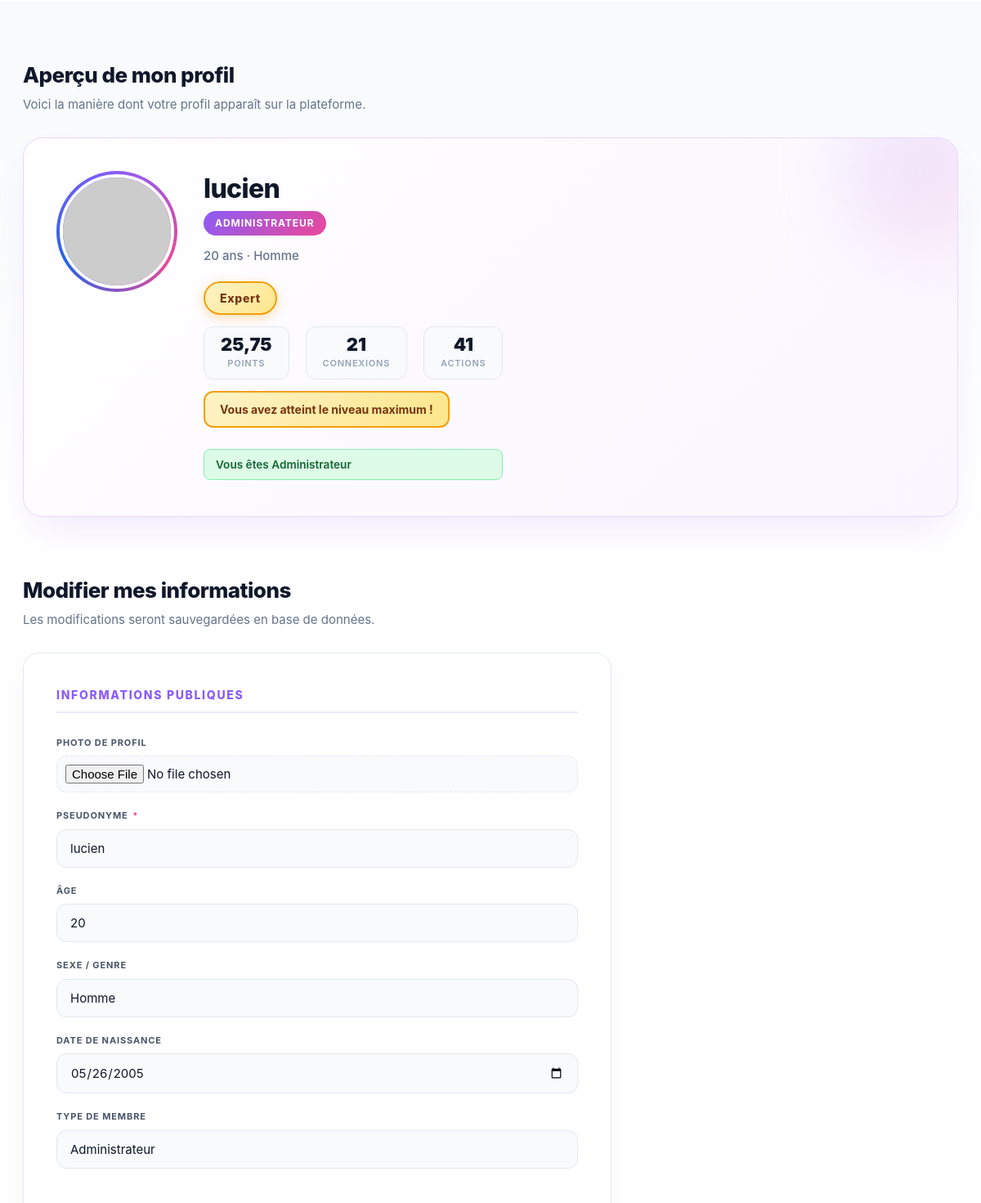
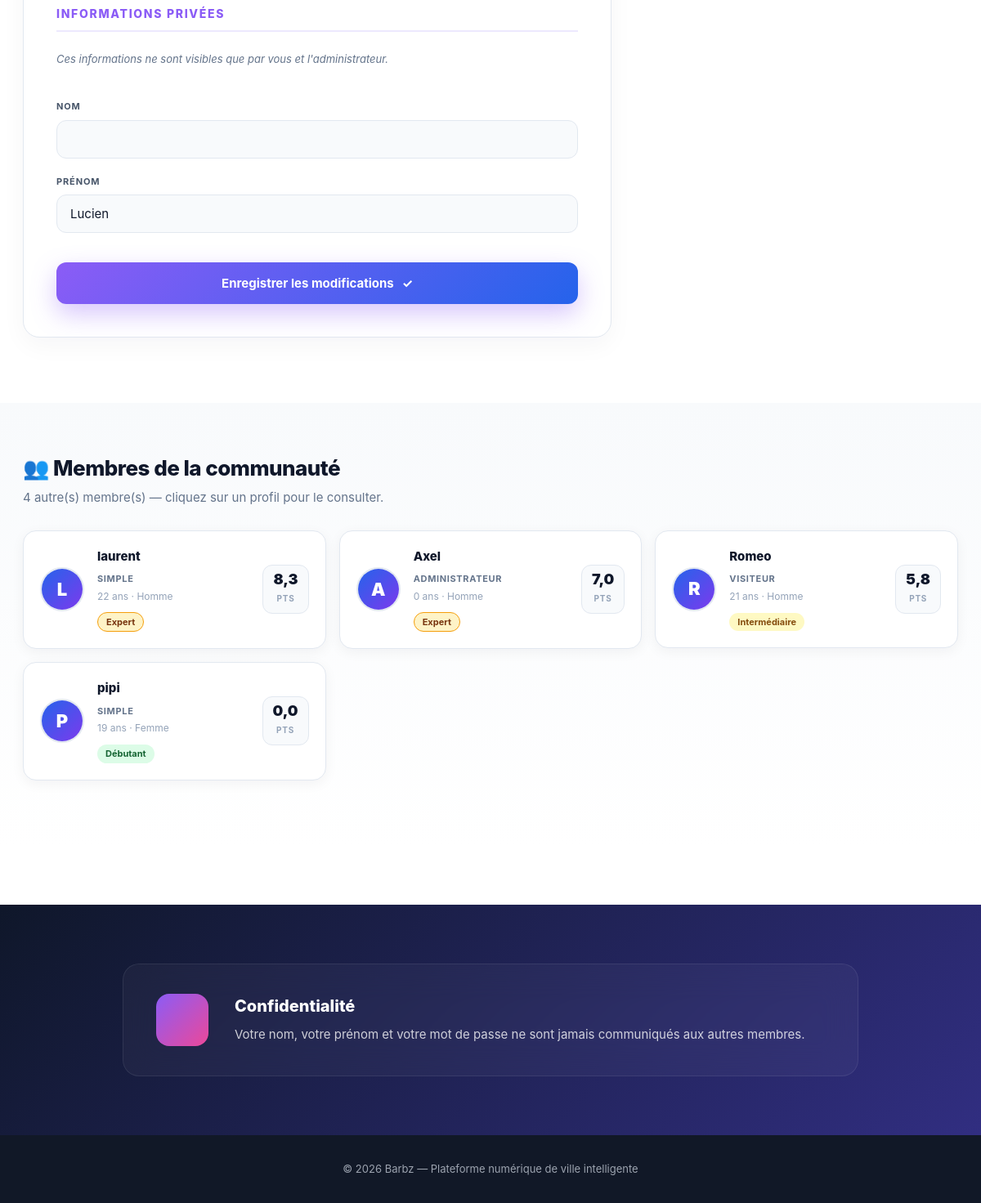
The app's page /profil/ (signed in, lower part), older data (2 pictures, top to bottom).
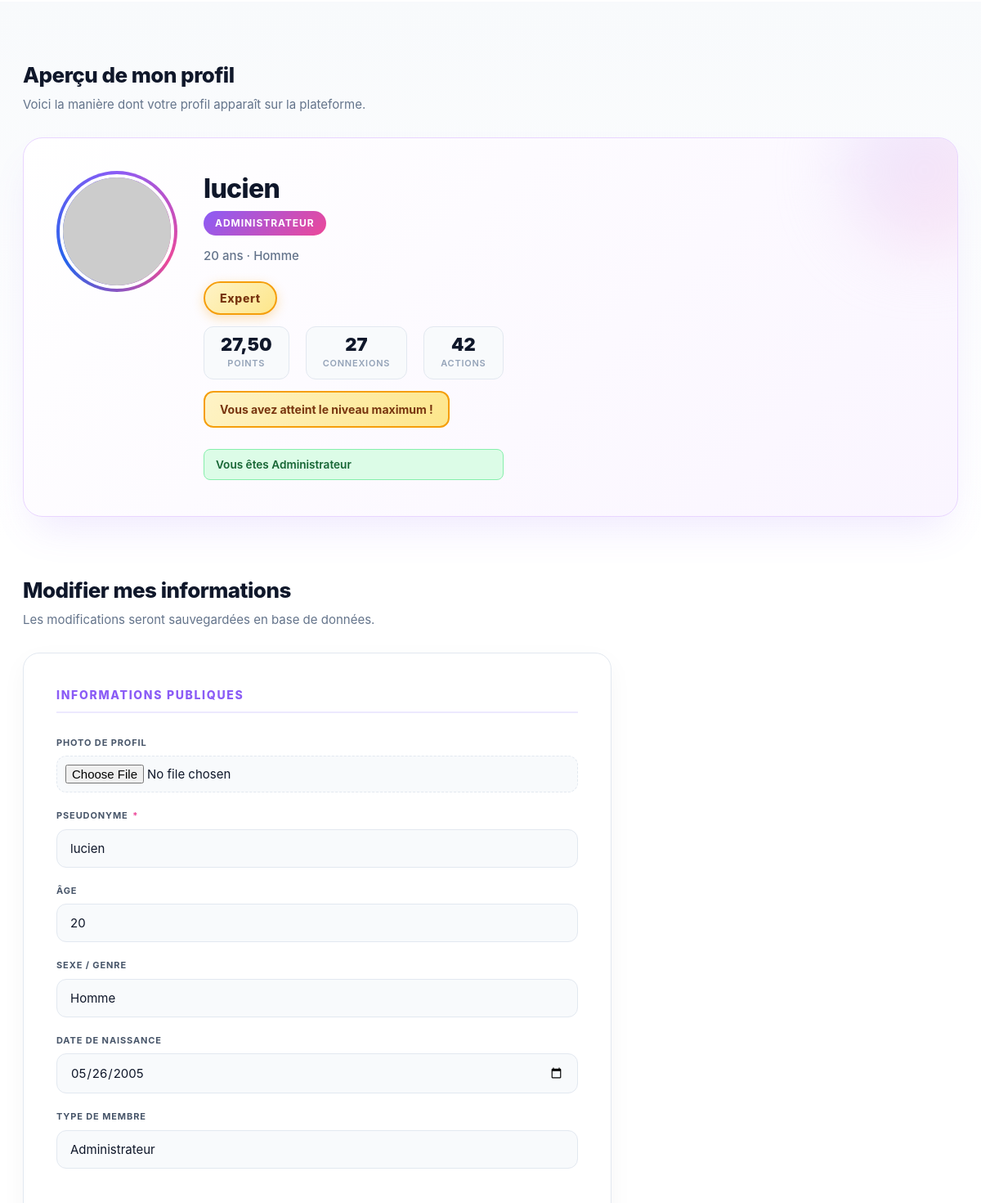
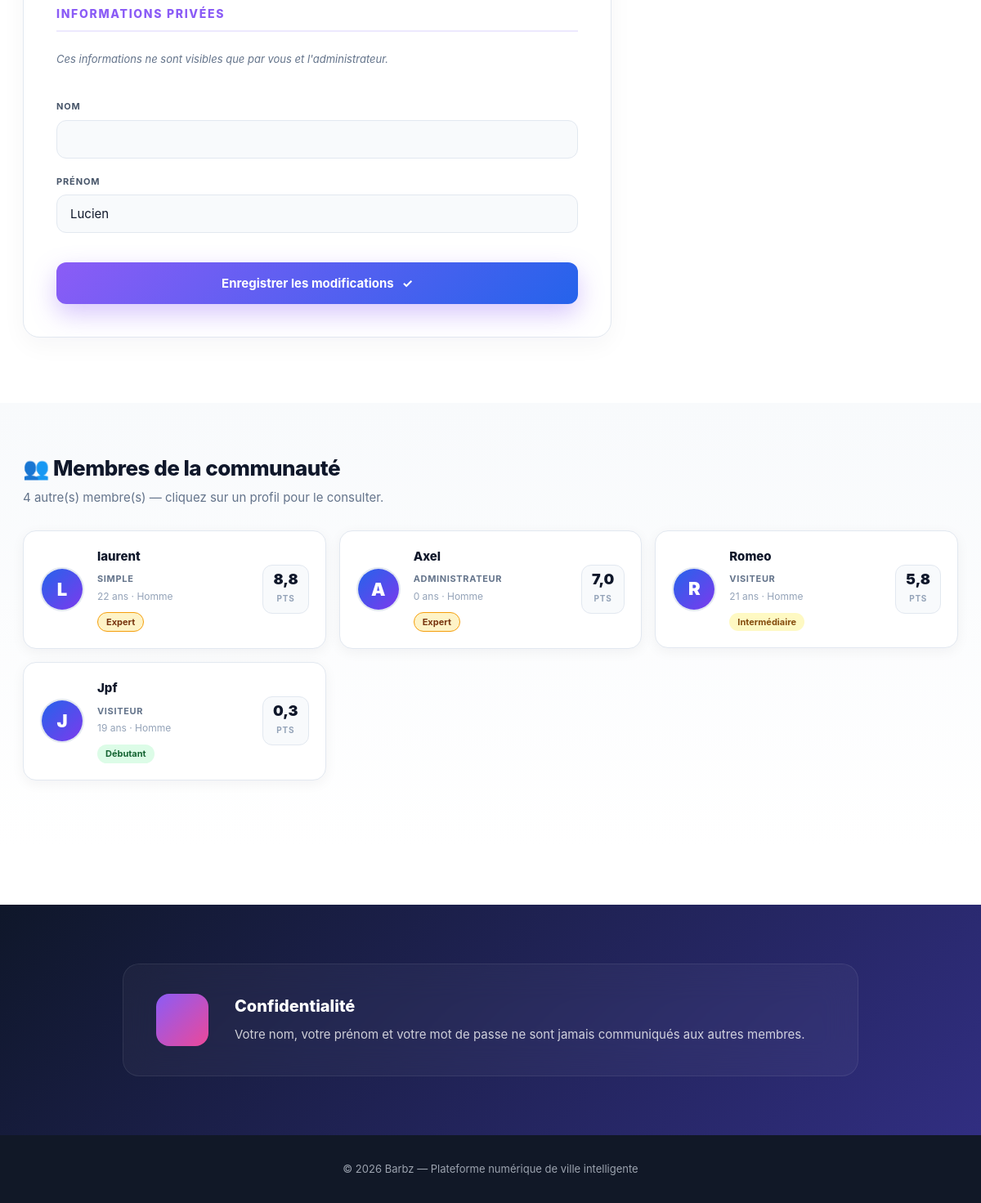
The same page, newer data (2 pictures, top to bottom).
### monapp/models.py (models this page shows, shortened)
class Personne(models.Model):
    GENRE_CHOIX = [('H', 'Homme'), ('F', 'Femme')]
    TYPE_MEMBRE = [
        ('visiteur', 'Visiteur'),
        ('simple', 'Simple'),
        ('complexe', 'Complexe'),
        ('administrateur', 'Administrateur'),
    ]
    user           = models.OneToOneField(User, on_delete=models.CASCADE)
    age            = models.IntegerField(default=0)
    sexe           = models.CharField(max_length=10, choices=GENRE_CHOIX, default='H')
    type_membre    = models.CharField(max_length=30, choices=TYPE_MEMBRE, default='visiteur')
    photo          = models.ImageField(upload_to='photo/personne/', null=True, blank=True)
    date_naissance = models.DateField(null=True, blank=True)
    points         = models.FloatField(default=0)
    nb_connexions  = models.IntegerField(default=0)
    nb_actions     = models.IntegerField(default=0)
    niveau             = models.CharField(max_length=20, default='debutant')
    email_confirme     = models.BooleanField(default=False)
    token_confirmation = models.CharField(max_length=64, blank=True, null=True)

### monapp/views.py (the view)
# urls.py: path('profil/', views.profil, name='profil'),
@login_required
def profil(request):
    personne = request.user.personne
    autres_membres = Personne.objects.exclude(
        user=request.user
    ).select_related('user').order_by('-points')
    progression = {
        'debutant'     : ('intermediaire', 3),
        'intermediaire': ('avance', 5),
        'avance'       : ('expert', 7),
    }
    niveau_suivant   = None
    seuil_suivant    = None
    peut_monter      = False
    points_manquants = 0
    if personne.niveau in progression:
        niveau_suivant, seuil_suivant = progression[personne.niveau]
        peut_monter      = personne.points >= seuil_suivant
        points_manquants = max(0, seuil_suivant - personne.points)
    demande_en_attente = None
    if personne.niveau == 'expert' and personne.type_membre != 'administrateur':
        demande_en_attente = DemandePromotion.objects.filter(
            demandeur=personne, statut='en_attente'
        ).first()
    return render(request, 'monapp/profil.html', {
        'personne'          : personne,
        'autres_membres'    : autres_membres,
        'niveau_suivant'    : niveau_suivant,
        'seuil_suivant'     : seuil_suivant,
        'peut_monter'       : peut_monter,
        'points_manquants'  : points_manquants,
        'demande_en_attente': demande_en_attente,
    })

### monapp/templates/monapp/profil.html (shortened to what the changed rows need)
{% extends 'monapp/base.html' %}
{% load static %}
{% block extra_head %}
<link rel="stylesheet" href="{% static 'profil.css' %}">
{% endblock %}
{% block content %}
<div class="profil-page">
    <section class="profil-preview-section">
        <div class="wrap">
            <div class="profil-card">
                <div class="profil-header">
                    <div class="profil-identity">
                        <h4 id="preview-pseudo">{{ personne.user.username }}</h4>
                        <span class="badge">{{ personne.type_membre|capfirst }}</span>
                        <p class="profil-meta">
                            <span id="preview-age">{{ personne.age }} ans</span> ·
                            <span id="preview-sexe">{{ personne.get_sexe_display }}</span>
                        </p>
                        <div class="niveau-bloc">
                            <span class="niveau-badge niveau-{{ personne.niveau }}">
                            </span>
                            <div class="niveau-stats">
                                <div class="stat-item">
                                    <span class="stat-value">{{ personne.points|floatformat:2 }}</span>
                                    <span class="stat-label">points</span>
                                </div>
                                <div class="stat-item">
                                    <span class="stat-value">{{ personne.nb_connexions }}</span>
                                    <span class="stat-label">connexions</span>
                                </div>
                                <div class="stat-item">
                                    <span class="stat-value">{{ personne.nb_actions }}</span>
                                    <span class="stat-label">actions</span>
                                </div>
                            </div>
                            {% if personne.niveau == 'expert' %}
                                <p class="niveau-max">Vous avez atteint le niveau maximum !</p>
                                {% if personne.type_membre == 'administrateur' or request.user.is_superuser %}
                                <div style="margin-top:12px;display:inline-flex;align-items:center;gap:6px;background:#dcfce7;color:#166534;border:1px solid #86efac;border-radius:8px;padding:8px 14px;font-size:0.85rem;font-weight:600;">
                                </div>
                                {% endif %}
                            {% endif %}
                        </div>
                    </div>
                </div>
            </div>
        </div>
    </section>
    <section class="profil-form-section">
        <div class="wrap">
            <div class="profil-form-wrapper">
                <div class="form-container-p">
                    <form id="profil-form" method="POST" action="{% url 'edit_profil' %}" enctype="multipart/form-data">
                        <div class="input-group">
                            <label for="username">Pseudonyme <span class="required">*</span></label>
                            <input type="text" id="username" name="username" value="{{ personne.user.username }}" required>
                        </div>
                        <div class="input-group">
                            <label for="age">Âge</label>
                            <input type="number" id="age" name="age" value="{{ personne.age }}" min="0" max="120">
                        </div>
                        <div class="input-group">
                            <label for="sexe">Sexe / Genre</label>
                            <select id="sexe" name="sexe">
                                <option value="H" {% if personne.sexe == 'H' %}selected{% endif %}>Homme</option>
                            </select>
                        </div>
                        <div class="input-group">
                            <label for="date_naissance">Date de naissance</label>
                            <input type="date" id="date_naissance" name="date_naissance"
                                   value="{{ personne.date_naissance|date:'Y-m-d' }}">
                        </div>
                        <div class="input-group">
                            <label for="type_membre">Type de membre</label>
                            <select id="type_membre" name="type_membre">
                                <option value="administrateur" {% if personne.type_membre == 'administrateur' %}selected{% endif %}>Administrateur</option>
                            </select>
                        </div>
                        <div class="input-group">
                            <label for="first_name">Prénom</label>
                            <input type="text" id="first_name" name="first_name" value="{{ personne.user.first_name }}">
                        </div>
                    </form>
                </div>
            </div>
        </div>
    </section>
    <section class="membres-section">
        <div class="wrap">
            {% if autres_membres %}
                <div class="membres-grid">
                    {% for membre in autres_membres %}
                    <a href="{% url 'voir_profil' membre.user.id %}" class="membre-card-link">
                        <div class="membre-card">
                            <div class="membre-avatar">
                                {% if membre.photo %}
                                    <img src="{{ membre.photo.url }}" alt="{{ membre.user.username }}">
                                {% else %}
                                    <div class="membre-avatar-placeholder">
                                        {{ membre.user.username|first|upper }}
                                    </div>
                                {% endif %}
                            </div>
                            <div class="membre-info">
                                <h4>{{ membre.user.username }}</h4>
                                <span class="membre-type">{{ membre.type_membre|capfirst }}</span>
                                <p class="membre-meta">{{ membre.age }} ans · {{ membre.get_sexe_display }}</p>
                                <span class="membre-niveau niveau-{{ membre.niveau }}">
                                    {% if membre.niveau == 'debutant' %} Débutant
                                    {% elif membre.niveau == 'intermediaire' %} Intermédiaire
                                    {% elif membre.niveau == 'avance' %} Avancé
                                    {% elif membre.niveau == 'expert' %} Expert
                                    {% endif %}
                                </span>
                            </div>
                            <div class="membre-points">
                                <span class="points-val">{{ membre.points|floatformat:1 }}</span>
                                <span class="points-label">pts</span>
                            </div>
                        </div>
                    </a>
                    {% endfor %}
                </div>
            {% else %}
                <div class="membres-empty">
                    <p>Aucun autre membre pour l'instant.</p>
                </div>
            {% endif %}
        </div>
    </section>
</div>
{% endblock %}

Row changes from the older to the newer data that the page shows:
removed Personne: user.username|first "P", user.username "pipi", type_membre "SIMPLE", age "19", sexe "Femme", niveau "Débutant", points "0,0"
changed Personne "Administrateur": points "25,75" → "27,50"; nb_connexions "21" → "27"; nb_actions "41" → "42"
changed Personne "SIMPLE": points "8,3" → "8,8"
added Personne: user.username|first "J", user.username "Jpf", type_membre "VISITEUR", age "19", sexe "Homme", niveau "Débutant", points "0,3"
